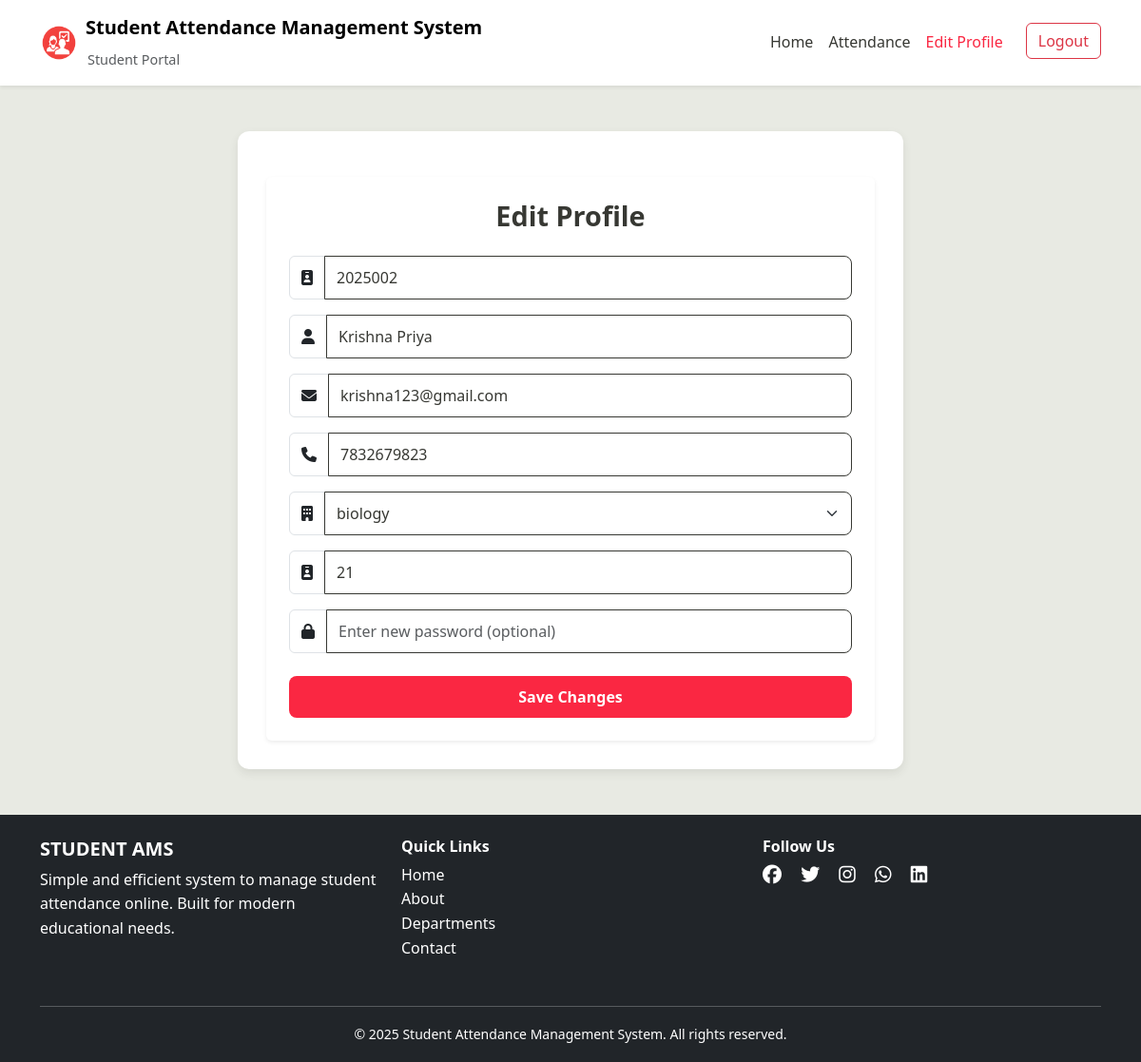
/student/studentEditProfile/ (signed in), run on an earlier commit of the app's database.
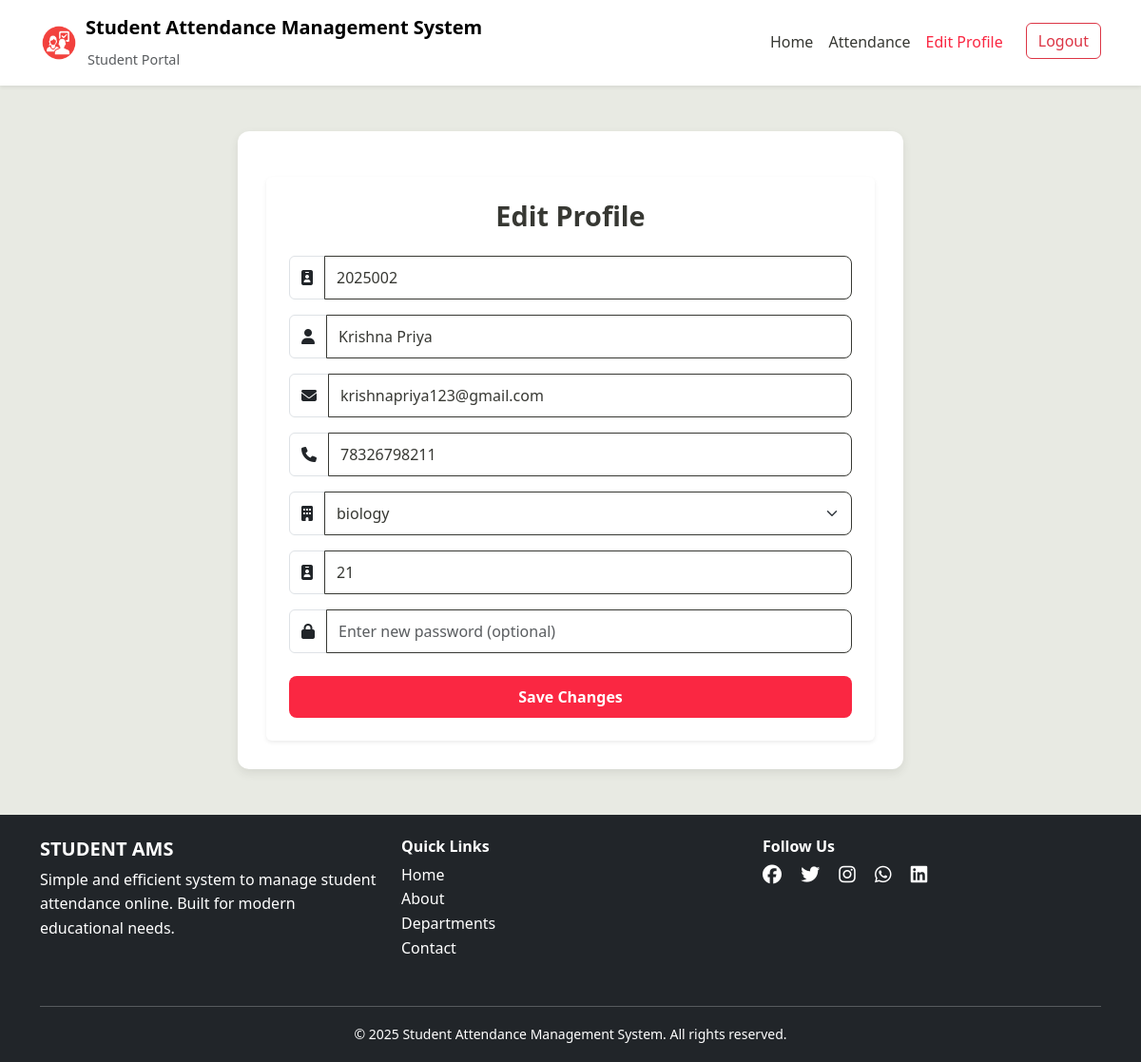
And on a later commit of the database.
### core/models.py (models this page shows, shortened)
class User(AbstractUser):
    ROLE_CHOICES = (
        ('admin', 'Admin'),
        ('faculty', 'Faculty'),
        ('student', 'Student'),
    )
    role = models.CharField(max_length=10, choices=ROLE_CHOICES)
    full_name = models.CharField(max_length=150, null=True, blank=True)

class StudentProfile(models.Model):
    user = models.OneToOneField(settings.AUTH_USER_MODEL, on_delete=models.CASCADE)
    admn_no = models.CharField(max_length=20, primary_key=True, unique=True)
    full_name = models.CharField(max_length=150, null=True, blank=True)
    roll_no = models.CharField(max_length=50, unique=True, blank=True,null=True)
    phone = models.CharField(max_length=15)
    department = models.CharField(max_length=100)

### student/views.py (the view)
    @login_required
    def wrapper(request, *args, **kwargs):
        if hasattr(request.user, 'role') and request.user.role == 'student':
            return view_func(request, *args, **kwargs)
        else:
            return HttpResponseForbidden("You are not authorized to view this page.")

### student/views.py (called while the page is built, shortened)
def student_required(view_func):
    @login_required
    def wrapper(request, *args, **kwargs):
        if hasattr(request.user, 'role') and request.user.role == 'student':
            return view_func(request, *args, **kwargs)
        else:
            return HttpResponseForbidden("You are not authorized to view this page.")
    return wrapper

@never_cache
@student_required
def studentEditProfile(request):
    user = request.user
    try:
        student_profile = StudentProfile.objects.get(user=user)
    except StudentProfile.DoesNotExist:
        messages.error(request, "Student profile not found.")
        return redirect('studentHome')
    return render(request, 'Student_AMS/studentEditProfile.html', {
        'student_profile': student_profile,
        'user': user
    })

### templates/Student_AMS/studentEditProfile.html (shortened to what this page needs)
{% extends './studentBase.html' %}
{% load static %}
{% block content %}
<main class="container flex-grow-1 pt-5 student-editprofile-content" style="margin-top:-50px; max-width: 700px;">
  <div class="card shadow-sm p-4 border-0">
    <h2 class="text-center mb-4 student-editprofile-heading">Edit Profile</h2>
    <form id="editProfileForm" class="student-editprofile-form" method="POST">
      <div class="mb-3 input-group">
        <span class="input-group-text bg-white"><i class="fa fa-id-badge"></i></span>
        <input type="text" class="form-control" id="admn_no" name="admn_no" value="{{ student_profile.admn_no }}" readonly />
      </div>
      <div class="mb-3 input-group">
        <span class="input-group-text bg-white"><i class="fa fa-user"></i></span>
        <input type="text" class="form-control" id="fullName" name="fullName" value="{{ student_profile.full_name }}" required />
      </div>
      <div class="mb-3 input-group">
        <span class="input-group-text bg-white"><i class="fa fa-envelope"></i></span>
        <input type="email" class="form-control" id="email" name="email" value="{{ user.email }}" required />
      </div>
      <div class="mb-3 input-group">
        <span class="input-group-text bg-white"><i class="fa fa-phone"></i></span>
        <input type="tel" class="form-control" id="phone" name="phone" value="{{ student_profile.phone }}" required />
      </div>
      <div class="mb-3 input-group">
        <span class="input-group-text bg-white"><i class="fa fa-building"></i></span>
        <select class="form-select" id="department" name="department" disabled>
          <option value="{{ student_profile.department }}" selected>{{ student_profile.department }}</option>
        </select>
      </div>
      <div class="mb-3 input-group">
        <span class="input-group-text bg-white"><i class="fa fa-id-badge"></i></span>
        <input type="text" class="form-control" id="rollNumber" name="rollNumber" value="{{ student_profile.roll_no }}" readonly />
      </div>
      <div class="mb-4 input-group">
        <span class="input-group-text bg-white"><i class="fa fa-lock"></i></span>
        <input type="password" class="form-control" id="password" name="password" placeholder="Enter new password (optional)" />
      </div>
      <button type="submit" class="btn w-100 student-editprofile-submit-btn">Save Changes</button>
    </form>
  </div>
</main>
{% endblock %}

What changed in the data, as far as the page shows it:
changed StudentProfile "Krishna Priya": phone "7832679823" → "78326798211"
changed User: email "krishna123@gmail.com" → "krishnapriya123@gmail.com"
